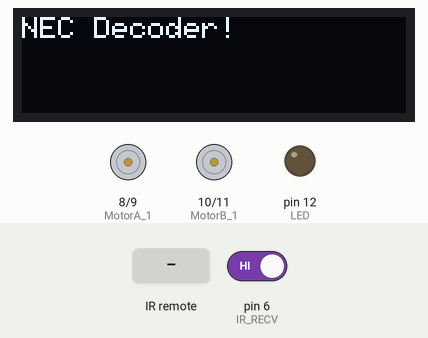
Simulated run of this sketch. Board: Arduino Uno, built for the host (arithmetic inside an expression is 32-bit, double 64-bit). On the bench: 128×32 one-colour display, motor-driver pin pairs drawn as motors (green arrow = first pin HIGH = forward, orange = second pin HIGH = backward, longer = more drive), output pins drawn as LEDs (lit = HIGH). Wiring (inferred from the names in the program): IR receiver: data pin 6. The inputs (shaded band) are chosen by the test bench; at power-on: pin 6 (IR_RECV) HIGH.

Above: at 5.2 s.
5.3 s: infrared code 0x23 received
At 5.9 s:
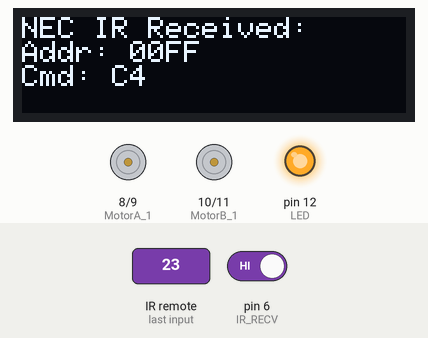
6.9 s: infrared code 0x18 received
At 8.2 s:
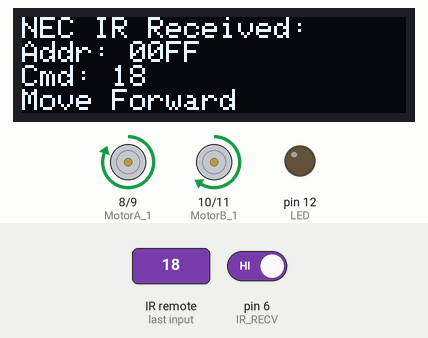
8.5 s: infrared code 0x5A received
At 9.7 s:
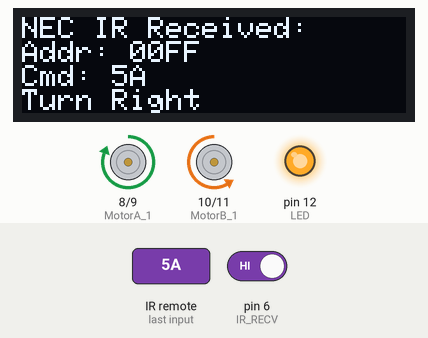
10.1 s: infrared code 0x3C received
At 10.8 s:
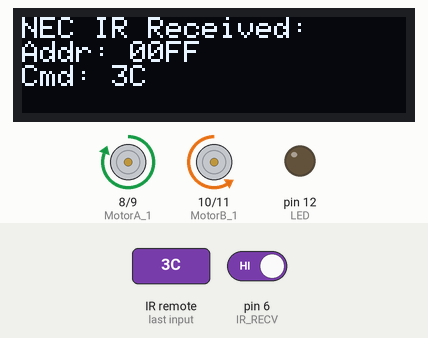
11.7 s: infrared code 0x10 received
At 13.2 s:
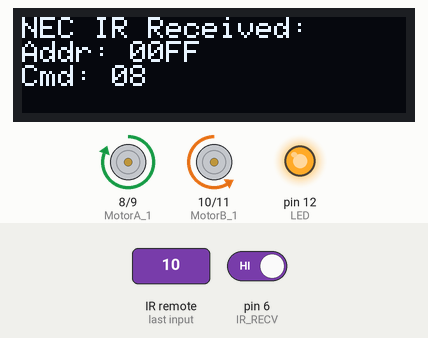
Timing chart, 0 to 14.3 s (numbered marks = the images above; inputs shaded):
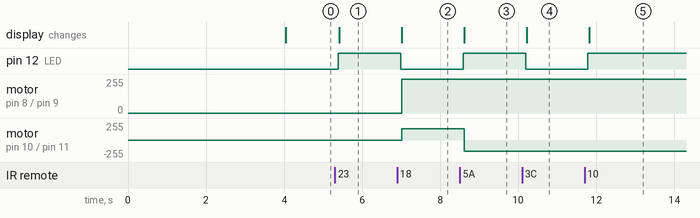

The sketch:

Project3_IRRemoteControlledCockroach.ino
```cpp
/*
 *  Ex_18 - NEC Decoder
 *  Decode incoming infrared Signal on the Robot
 *
 *  I2C
 *  --  GP18 (SDA)
 *  --  GP19 (SCL)
 *
 *  LED
 *  -- GP12
 *
 *  IR_RECV
 *  -- GP6
 *
 *  NeoPixel
 *  -- GP20
 */

#include <Wire.h>
#include "SSD1306Ascii.h"
#include "SSD1306AsciiWire.h"

#define I2C1_SDA 18
#define I2C1_SCL 19

#define PEXP_I2CADDR 0x23
#define OLED_I2CAADR 0x3C

#define NEO_PIXEL 20
#define LED_COUNT 3

#define LED 12
#define IR_RECV 6

#define MotorA_1 8
#define MotorA_2 9
#define MotorB_1 10
#define MotorB_2 11

SSD1306AsciiWire oled(Wire1);

uint8_t LEDState = LOW;

//Just some variables to hold temporary data
char text[10];
uint8_t  i, nec_state = 0;
unsigned int command, address;

static unsigned long nec_code;
static boolean nec_ok = false;
static unsigned long timer_value_old;
static unsigned long timer_value;

void irISR() {

    timer_value = micros() - timer_value_old;       // Store elapse timer value in microS

    switch(nec_state){
        case 0:   //standby:
            if (timer_value > 67500) {          // Greater than one frame...
                timer_value_old = micros();     // Reset microS Timer
                nec_state = 1;                  // Next state: end of 9ms pulse + LeadingSpace 4.5ms
                i = 0;
            }
        break;

        // Leading Mark = Leading pulse + leading space = 9000 + 4500 = 13500
        // max tolerance = 1000
        case 1:   //startPulse:
            if (timer_value >= (13500 - 1000) && timer_value <= (13500 + 1000)) { //its a Leading Mark
                i = 0;
                timer_value_old = micros();
                nec_state = 2;
            }
            else
                nec_state = 0;
        break;

        //Bit 0 Mark length = 562.5µs pulse + 562.5µs space = 1125
        //Bit 1 Mark length = 562.5µs pulse + 3 * 562.5µs space = 2250
        //max tolerance = (2250 - 1125)/2 = 562.5
        case 2:   //receiving:
            if (timer_value < (1125 - 562) || timer_value > (2250 + 562)) nec_state = 0; //error, not a bit mark
            else { // it's M0 or M1
                  nec_code = nec_code << 1; //push a 0 from Right to Left (will be left at 0 if it's M0)
                  if(timer_value >= (2250 - 562)) nec_code |= 0x01; //it's M1, change LSB to 1
                  i++;

                  if (i==32) { //all bits received
                      nec_ok = true;
//                    detachInterrupt(IR_RECV);   // Optional: Disable external interrupt to prevent next incoming signal
                      nec_state = 0;
                      timer_value_old = micros();
                  }
                  else {
                      nec_state = 2; //continue receiving
                      timer_value_old = micros();
                  }
              }
        break;

        default:
            nec_state = 0;
        break;
    }
}

void setup() {
    Wire1.setSDA(I2C1_SDA);
    Wire1.setSCL(I2C1_SCL);
    Wire1.begin();

    oled.begin(&Adafruit128x32, OLED_I2CAADR);
    Serial.begin(115200); //set up serial library baud rate to 115200
    delay(2000);

    pinMode(LED, OUTPUT);
    digitalWrite(LED, LEDState);
    pinMode(IR_RECV, INPUT);
    delay(2000);

    oled.setFont(Adafruit5x7);
    oled.clear();
    oled.println("NEC Decoder!");

    attachInterrupt(IR_RECV, irISR, FALLING);  //Setting IR detection on FALLING edge.


    pinMode(MotorA_1, OUTPUT);
    pinMode(MotorA_2, OUTPUT);
    pinMode(MotorB_1, OUTPUT);
    pinMode(MotorB_2, OUTPUT);
    digitalWrite(MotorA_1, LOW);
    digitalWrite(MotorA_2, LOW);
    digitalWrite(MotorB_1, LOW);
    digitalWrite(MotorB_2, LOW);
}

// Direction 0: forward | 1: backward
// Speed = from 0 to 100
// Motor  0: Motor A | 1: MOtor B
void motorMoveControl(unsigned short motor, unsigned short direction, unsigned short speed) {
            analogWrite((motor == 0) ? MotorA_1 : MotorB_1, (direction == 0) ? 0 : ((speed > 0) && (speed < 100)? speed + 150 : 0));
            analogWrite((motor == 0) ? MotorA_2 : MotorB_2, (direction == 1) ? 0 : ((speed > 0) && (speed < 100)? speed + 150 : 0));
}

void loop() {
    if(nec_ok) {                                     // If a good NEC message is received
        nec_ok = false;                             // Reset decoding process

        LEDState = (LEDState == LOW) ? HIGH: LOW;   // Toggle LED to show new IR result
        digitalWrite(LED, LEDState);

        oled.clear();
        oled.println("NEC IR Received:");

        oled.print("Addr: ");
        address = nec_code >> 16;
        command = (nec_code & 0xFFFF) >> 8;         // Remove inverted Bits
        sprintf(text, "%04X", address);
        oled.println(text);                             // Display address in hex format

        oled.print("Cmd: ");
        sprintf(text, "%02X", command);
        oled.println(text);                             // Display command in hex format

        if(command == 0x10){  // Remote v1 = 0x10  | Remote v2 = 0xE0
            oled.println("Turn Left");
            motorMoveControl(0, 0, 20);
            motorMoveControl(1, 1, 20);
        }

        else if(command == 0x18){ // Remote v1 = 0x18  | Remote v2 = 0x02
            oled.println("Move Forward");
            motorMoveControl(0, 1, 20);
            motorMoveControl(1, 1, 20);
        }

        else if(command == 0x5A){ // Remote v1 = 0x5A  | Remote v2 = 0x90
            oled.println("Turn Right");
            motorMoveControl(0, 1, 20);
            motorMoveControl(1, 0, 20);
        }

        else if(command == 0x4A){ // Remote v1 = 0x4A  | Remote v2 = 0x98
            oled.println("Move Backward");
            motorMoveControl(0, 0, 20);
            motorMoveControl(1, 0, 20);
        }

        else if(command == 0x38){ // Remote v1 = 0x38  | Remote v2 = 0xA8
            oled.println("Stop");
            motorMoveControl(0, 0, 0);
            motorMoveControl(1, 0, 0);
        }

//      attachInterrupt(IR_RECV, irISR, FALLING);  //Setting IR detection on FALLING edge.
    }
}

                
```

Measured:
- after the input at 5.3 s, pin 12 (LED): LOW → HIGH after 0.09 s; the display: changes after 0.12 s (image 1)
- after the input at 6.9 s, pin 12 (LED): HIGH → LOW after 0.09 s; motor on pin 8 (MotorA_1) / pin 9 (MotorA_2): stopped → forward 255/255 after 0.12 s; motor on pin 10 (MotorB_1) / pin 11 (MotorB_2): stopped → forward 170/255 after 0.12 s; the display: changes after 0.12 s (image 2)
- after the input at 8.5 s, pin 12 (LED): LOW → HIGH after 0.09 s; motor on pin 10 (MotorB_1) / pin 11 (MotorB_2): forward 170/255 → backward 170/255 after 0.12 s; the display: changes after 0.12 s (image 3)
- after the input at 10.1 s, pin 12 (LED): HIGH → LOW after 0.09 s; the display: changes after 0.12 s (image 4)
- after the input at 11.7 s, pin 12 (LED): LOW → HIGH after 0.09 s; the display: changes after 0.12 s (image 5)
